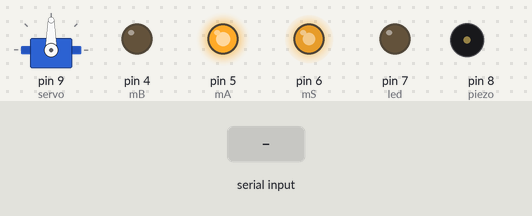
Simulated run of this sketch. Board: Arduino Uno, built with avr-gcc and run on an emulated ATmega328P. Shown: servo, output pins drawn as LEDs (lit = HIGH), buzzer (waves = sounding). The inputs (shaded band) are chosen by the test bench.

Above: at 1.2 s.
1.3 s: "1" received over the second serial link
At 2.5 s:
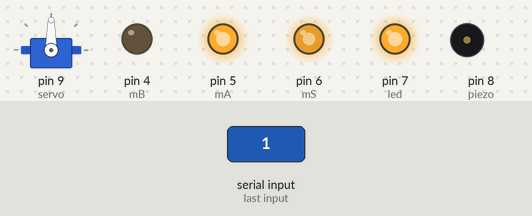
2.8 s: "5" received over the second serial link
At 3.7 s:
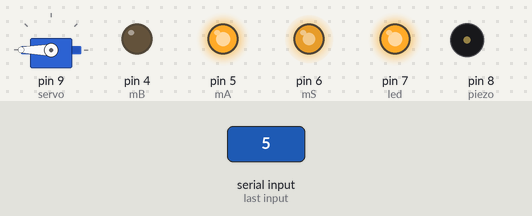
4.3 s: "2" received over the second serial link
At 4.9 s:
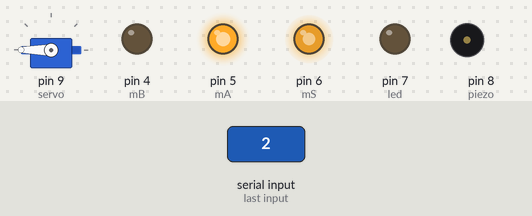
5.8 s: "6" received over the second serial link
At 6.1 s:
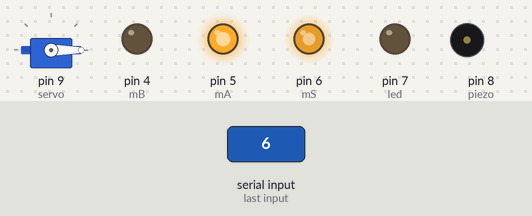
7.3 s: "7" received over the second serial link
At 7.8 s:
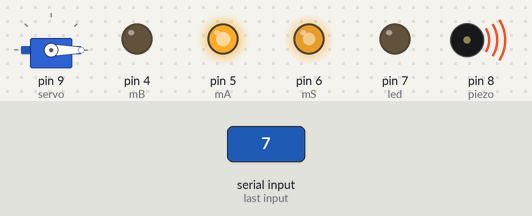
9.6 s: "1" received over the second serial link
At 11.0 s:
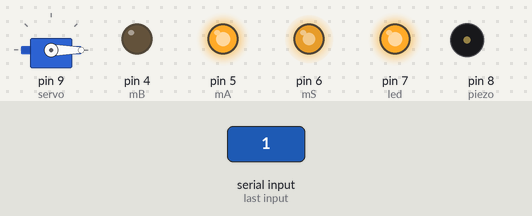
Timing chart, 0 to 12.1 s (numbered marks = the images above; inputs shaded):
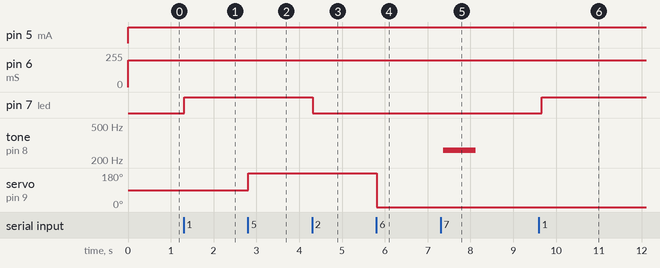

The sketch:

BT_IoT-House.ino
```cpp
#include <SoftwareSerial.h>    //블루투스 시리얼 통신 라이브러리 추가
#include <Servo.h>             //서보모터 라이브러리 추가
SoftwareSerial BTSerial(2, 3); //블루투스 설정 BTSerial(Tx, Rx)

Servo S;
int led = 7;
int piezo = 8;
int servo = 9;
int mA = 5;
int mB = 4;
int mS = 6;

int m_spd = 200;

#define c4 3822 // 261.63Hz 도
#define e4 3034 // 329.63Hz 미
#define g4 2551 // 392.11Hz 솔
#define c5 1910 // 523.25Hz 도

int song_pivot = 0;
int song[] = { c4, e4, g4, c5 };

void sing(int eum, int Long) {
  long lele = 750000;

  for(long i=0; i< lele ; i+= eum) {
    digitalWrite(piezo, HIGH);
    delayMicroseconds(eum/2);
    digitalWrite(piezo, LOW);
    delayMicroseconds(eum/2);
  }
}


void setup() {
  BTSerial.begin(9600);       //시리얼 통신 초기화
  BTSerial.println("Hello!"); //터미널 작동 확인용 문자열
  pinMode(led, OUTPUT);
  pinMode(piezo, OUTPUT);
  pinMode(mA, OUTPUT);
  pinMode(mB, OUTPUT);
  pinMode(mS, OUTPUT);

  S.attach(servo);

}

void loop() {
  char bt_cmd = 0;
  digitalWrite(mA, 1);
  digitalWrite(mB, 0);
  analogWrite(mS, m_spd);
  if (BTSerial.available())   //데이터가 입력되었을 때
  {
    bt_cmd = BTSerial.read();
    switch(bt_cmd){
      case '1':
        digitalWrite(led, 1);
        break;
      case '2':
        digitalWrite(led, 0);
        break;
      case '5':
        S.write(180);
        break;
      case '6':
        S.write(0);
        break;
      case '7':
        int Long = 6;
        sing(song[song_pivot++], Long); // 다음 음을 내기 위해 ++를 해줌
        break;
      default:
        ;
    }
  }
  delay(100);
}
```

Measured:
- after the input at 1.3 s, pin 7 (led): LOW → HIGH at once
- after the input at 2.8 s, servo on pin 9 (servo): 90° → 180° at once
- after the input at 4.3 s, pin 7 (led): HIGH → LOW at once
- after the input at 5.8 s, servo on pin 9 (servo): 180° → 0° at once
- after the input at 7.3 s, tone on pin 8 (piezo): silent → 261 Hz after 0.06 s, → silent 0.76 s later
- after the input at 9.6 s, pin 7 (led): LOW → HIGH after 0.07 s
